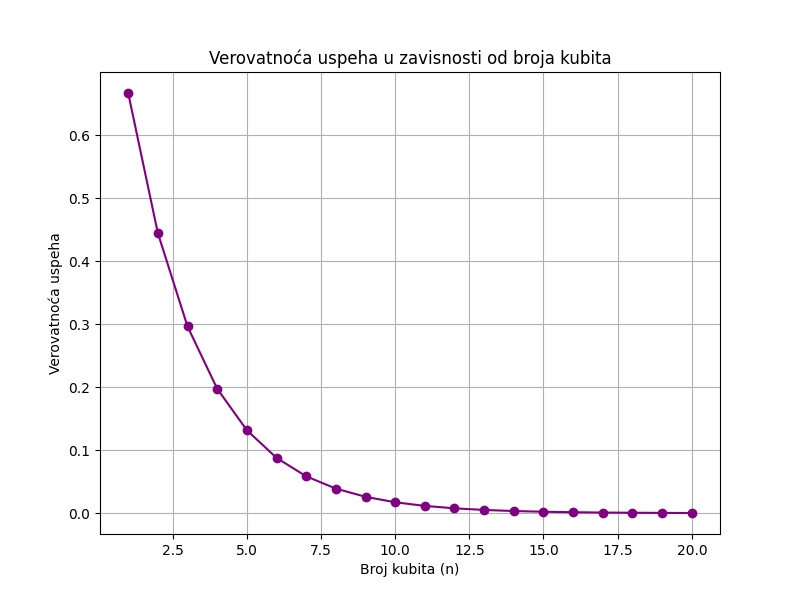

Here is the Python script that generated this plot:
import matplotlib.pyplot as plt

# Calculate probabilities for different numbers of qubits (n)
n_values = list(range(1, 21))  # Considering n from 1 to 20
probabilities = [(2/3)**n for n in n_values]

# Plotting
plt.figure(figsize=(8, 6))
plt.plot(n_values, probabilities, marker='o', linestyle='-', color='purple')
plt.xlabel('Broj kubita (n)')
plt.ylabel('Verovatnoća uspeha')
plt.title('Verovatnoća uspeha u zavisnosti od broja kubita')
plt.grid(True)
plt.show()
